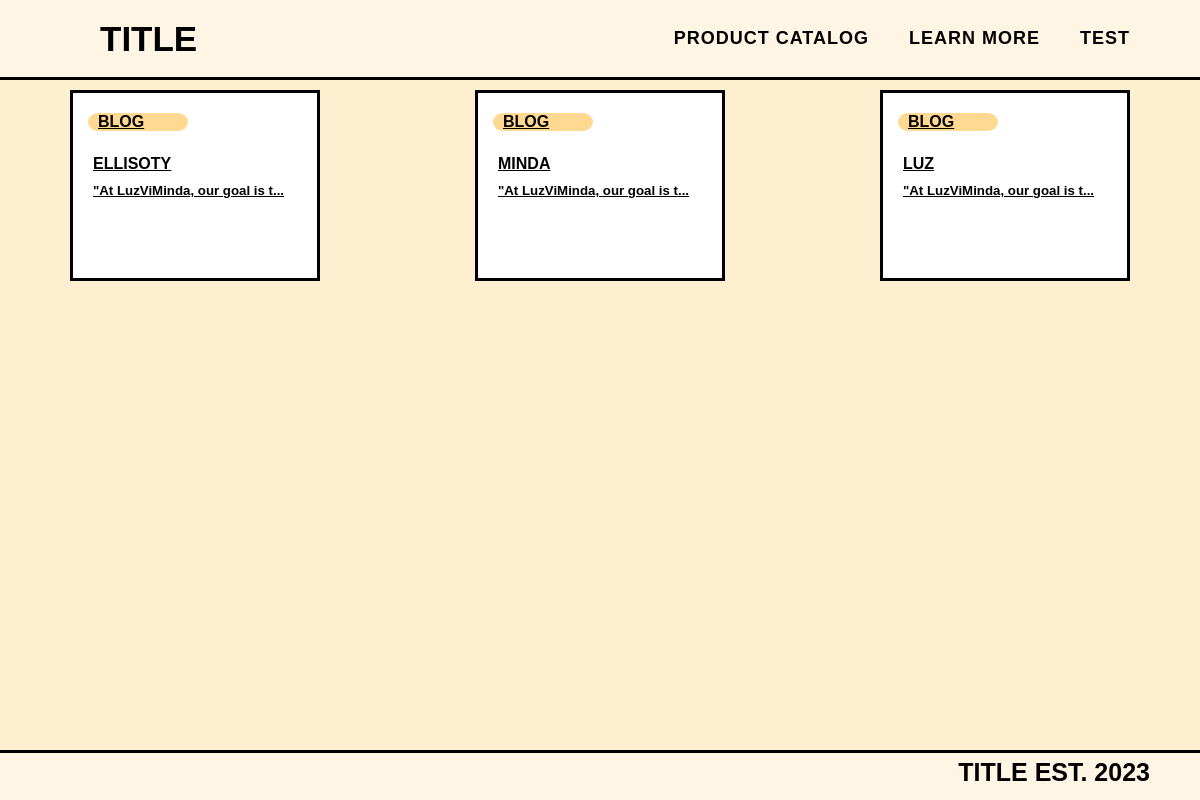
The app's page /general/learn_more.php (signed in) with its own data.
### tables this page shows
CREATE TABLE `blog_post` (
  `post_id` int(30) NOT NULL,
  `user_id` int(30) NOT NULL,
  `title` varchar(255) NOT NULL,
  `content` varchar(1000) NOT NULL
);

### general/learn_more.php (the view, shortened to what this page needs)
<?php
require_once '../config.php';
?>
<!DOCTYPE html>
<html lang="en">
<head>
    <link rel="stylesheet" href="../styles/global.css">
    <link rel="stylesheet" href="../styles/learn_more.css">
</head>
<body>
<?php
if (isset($_SESSION['loggedin'])) {
    require_once '../components/navbar-seller.php';
}
    else{
    require_once '../components/navbar-general.php';
}
 ?>    <div class="container">
        <div class="mid_container">
        <?php
        $sql = "SELECT* FROM blog_post";
        $result = mysqli_query($conn, $sql);
                    $resultCheck = mysqli_num_rows($result);
        if ($resultCheck > 0) {
            while ($row = mysqli_fetch_assoc($result)) {
        ?> <a href="learn_more_specific?id=<?php echo $row['post_id'] ?>" class="product-text sub-link">
            <div class="card">
                <div class="capsule">
                    <p class="capsule_caption"> BLOG</p>
                </div>
                <h4 class="head">
                <?php echo   $row['title'] ?>
                </h4>
                <h5 class="read_more">
                <?php
                $sentence=$row['content'];
                if(strlen($sentence) >= 30) {
                    echo substr($sentence,0,29)."...";
                } else {
                    echo $sentence;
                }
                ?>
                </h5>
            </div>
            </a>
           <?php }
           }?>
        </div>
    </div>
    <?php require_once '../components/footer.php' ?>
</body>
</html>

### styles/global.css (style rules this page uses)
:root { --bg: #FFEFD1; --wheat: #FEF5E4; --dark-blue: #003077; --orange: #FFA72A; --black: #000; --white: #FFF; --pastel-orange: #FFD892; --pastel-blue: #D6E6FE; --gray:#F3F3F3; }
* { padding: 0; margin: 0; font-family: "Poppins", sans-serif; box-sizing: border-box; color: var(--black); }
body { background: var(--bg); padding-top: 80px; padding-bottom: 80px; }

### styles/learn_more.css (style rules this page uses)
.card { margin-top: 50px; width: 250px; border: solid; color: black; background-color: var(--white); padding: 20px; margin: 10px; }
.capsule_caption { margin-left: 10px; font-weight: bold; }
.capsule { border-radius: 10%/50%; width: 100px; background-color: var(--pastel-orange); margin-left: -5px; margin-bottom: 3vh; }
.container { display: flex; flex-direction: column; justify-content: center; align-items: center; }
.mid_container { display: flex; flex-wrap: wrap; align-items: center; justify-content: space-between; align-self: center; width: 90%; }
.head { width: 100%; margin-bottom: 10px; }
.read_more { width: 100%; margin-bottom: 60px; }

### records on screen
blog_post: title "ELLISOTY", content "\"At LuzViMinda, our goal is t"
blog_post: title "MINDA", content "\"At LuzViMinda, our goal is t"
blog_post: title "LUZ", content "\"At LuzViMinda, our goal is t"

### other values on screen
$current_username "TEST"
